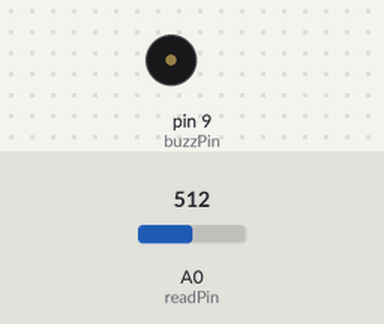
A sketch run on a simulated Arduino Uno, built with avr-gcc and run on an emulated ATmega328P. Shown: buzzer (waves = sounding, pin HIGH). The inputs (shaded band) are chosen by the test bench; at power-on: A0 (readPin) = 512.

Above: at 1.2 s.
1.3 s: A0 (readPin) set to 983
2.8 s: A0 (readPin) set to 1009
At 3.05 s:
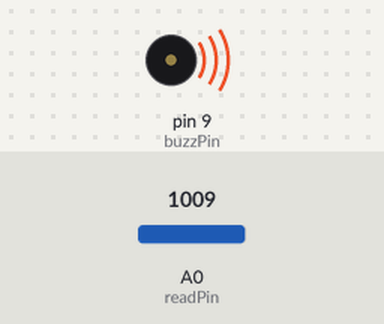
5.8 s: A0 (readPin) set to 990
At 5.8 s:
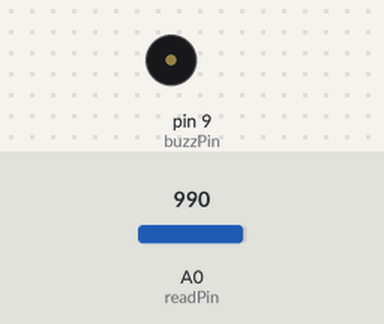
7.3 s: A0 (readPin) set to 1010
At 7.55 s:
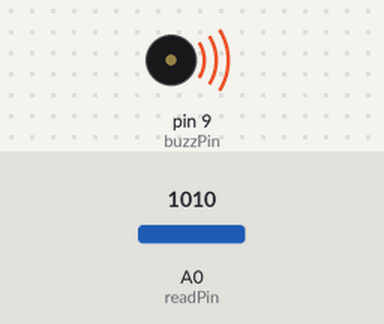
Timing chart, 0 to 11.3 s (numbered marks = the images above; inputs shaded):
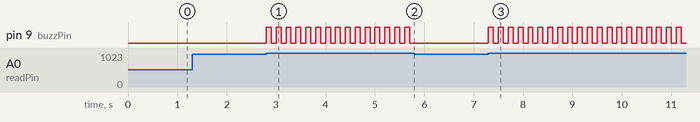

The sketch:

BuzzerDemo.ino
```cpp
const int buzzPin = 9;
int readPin = A0;
int reading;
boolean i;

void setup() {
  Serial.begin(9600);
  pinMode(buzzPin, OUTPUT);
}

void loop() {
  reading = analogRead(readPin);
  if(reading > 1000){
    i = true;
    while(i){
      digitalWrite(buzzPin, HIGH);
      delay(100);
      digitalWrite(buzzPin, LOW);
      delay(100);
      i = false;
    }
  }
}
```

Measured:
- the behaviour switches between 1000 and 1001 on A0 (readPin) (found by bisection; images 0 and 1)
- after the input at 1.3 s, every drawn part: stays the same
- after the input at 2.8 s, pin 9 (buzzPin): alternates HIGH for 0.10 s and LOW for 0.10 s, starting at once
- after the input at 5.8 s, pin 9 (buzzPin): stops changing and stays LOW
- after the input at 7.3 s, pin 9 (buzzPin): alternates HIGH for 0.10 s and LOW for 0.10 s, starting at once
